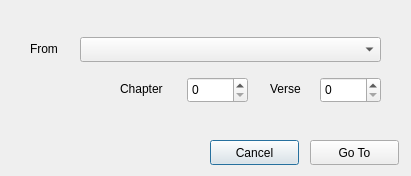
<?xml version="1.0" encoding="UTF-8"?>
<ui version="4.0">
 <class>gotodiag</class>
 <widget class="QDialog" name="gotodiag">
  <property name="geometry">
   <rect>
    <x>0</x>
    <y>0</y>
    <width>411</width>
    <height>176</height>
   </rect>
  </property>
  <property name="windowTitle">
   <string>Dialog</string>
  </property>
  <widget class="QSpinBox" name="goVrs">
   <property name="geometry">
    <rect>
     <x>320</x>
     <y>77</y>
     <width>61</width>
     <height>26</height>
    </rect>
   </property>
  </widget>
  <widget class="QComboBox" name="goBook">
   <property name="geometry">
    <rect>
     <x>80</x>
     <y>37</y>
     <width>301</width>
     <height>25</height>
    </rect>
   </property>
  </widget>
  <widget class="QSpinBox" name="goChp">
   <property name="geometry">
    <rect>
     <x>187</x>
     <y>77</y>
     <width>61</width>
     <height>26</height>
    </rect>
   </property>
   <property name="layoutDirection">
    <enum>Qt::LeftToRight</enum>
   </property>
  </widget>
  <widget class="QLabel" name="label_2">
   <property name="geometry">
    <rect>
     <x>30</x>
     <y>40</y>
     <width>67</width>
     <height>17</height>
    </rect>
   </property>
   <property name="text">
    <string>From</string>
   </property>
  </widget>
  <widget class="QLabel" name="label_4">
   <property name="geometry">
    <rect>
     <x>120</x>
     <y>80</y>
     <width>67</width>
     <height>17</height>
    </rect>
   </property>
   <property name="text">
    <string>Chapter</string>
   </property>
  </widget>
  <widget class="QLabel" name="label_6">
   <property name="geometry">
    <rect>
     <x>270</x>
     <y>80</y>
     <width>67</width>
     <height>17</height>
    </rect>
   </property>
   <property name="text">
    <string>Verse</string>
   </property>
  </widget>
  <widget class="QPushButton" name="cancelBtn">
   <property name="geometry">
    <rect>
     <x>210</x>
     <y>140</y>
     <width>89</width>
     <height>25</height>
    </rect>
   </property>
   <property name="text">
    <string>Cancel</string>
   </property>
  </widget>
  <widget class="QPushButton" name="goBtn">
   <property name="geometry">
    <rect>
     <x>310</x>
     <y>140</y>
     <width>89</width>
     <height>25</height>
    </rect>
   </property>
   <property name="text">
    <string>Go To</string>
   </property>
  </widget>
 </widget>
 <resources/>
 <connections/>
</ui>
